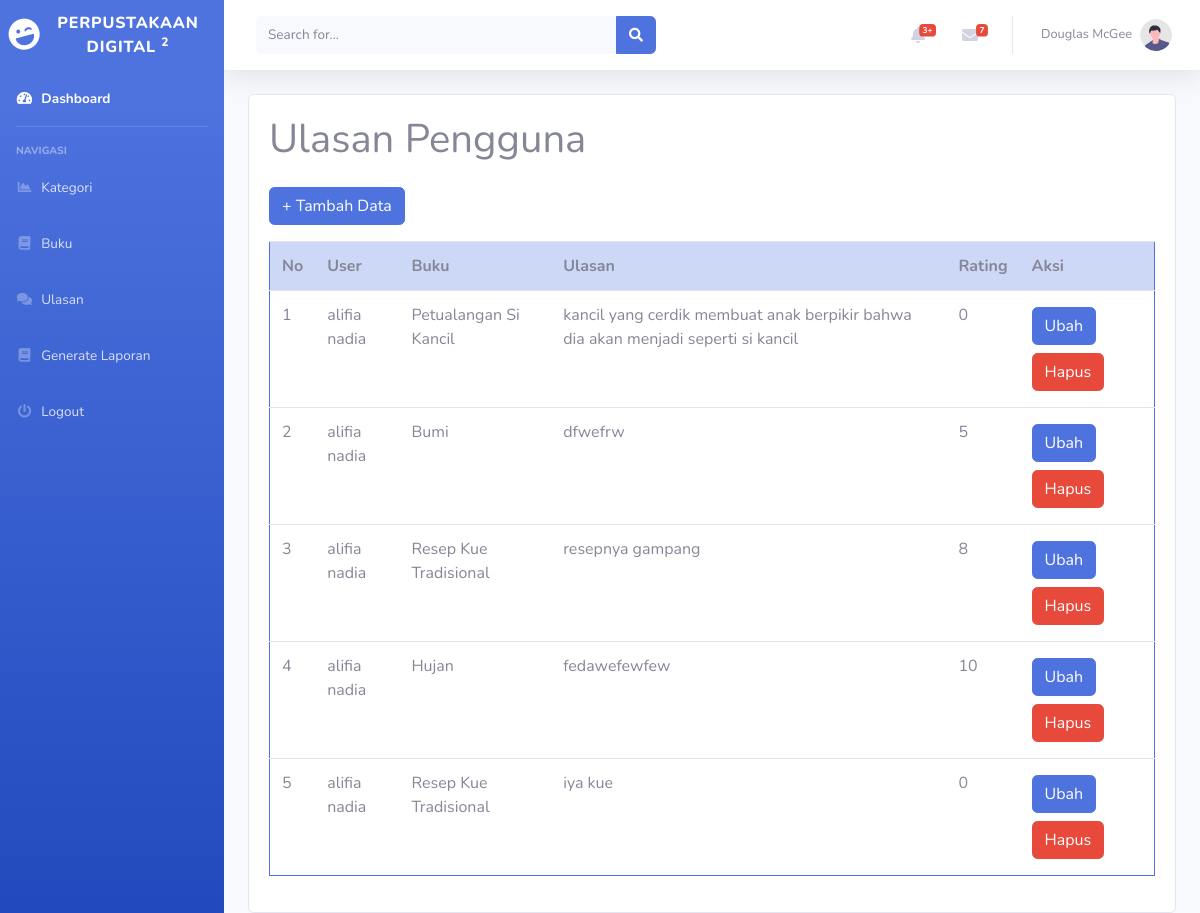
The page /main.php?page=ulasan (signed in) on the database its author committed.
### tables this page shows
CREATE TABLE `ulasan_buku` (
  `id_ulasan` int(11) NOT NULL,
  `id_user` int(11) NOT NULL,
  `id_buku` int(11) NOT NULL,
  `ulasan` text NOT NULL,
  `rating` int(11) NOT NULL
);

CREATE TABLE `user` (
  `id_user` int(11) NOT NULL,
  `role` enum('admin','petugas','peminjam') NOT NULL,
  `username` varchar(100) NOT NULL,
  `password` varchar(100) NOT NULL,
  `email` varchar(100) NOT NULL,
  `nama_lengkap` varchar(100) NOT NULL,
  `alamat` text NOT NULL
);

CREATE TABLE `buku` (
  `id_buku` int(11) NOT NULL,
  `id_kategori` int(11) NOT NULL,
  `judul` varchar(100) NOT NULL,
  `penulis` varchar(100) NOT NULL,
  `penerbit` varchar(100) NOT NULL,
  `tahun_terbit` int(11) NOT NULL,
  `deskripsi` varchar(255) NOT NULL
);

### ulasan.php (the view)
<div class="container-fluid">
    <div class="card">
        <div class="card-body">
            <h1>Ulasan Pengguna</h1>
            <div class="row">
                <div class="col-md-12">
                    <a href="?page=ulasan_tambah" class="btn btn-primary my-3">+ Tambah Data</a>
                    <table class="table table-bordered border-primary border-primarytable-striped table-hover">
                        <tr>
                            <th class="table-primary">No</th>
                            <th class="table-primary">User</th>
                            <th class="table-primary">Buku</th>
                            <th class="table-primary">Ulasan</th>
                            <th class="table-primary">Rating</th>
                            <th class="table-primary">Aksi</th>
                        </tr>
                        <?php
                            $no = 0;
                            $query = mysqli_query($conn, "SELECT * FROM ulasan_buku as ub LEFT JOIN user ON user.id_user = ub.id_user LEFT JOIN buku ON buku.id_buku = ub.id_buku");
                            while ($data = mysqli_fetch_array($query)){
                        ?>
                        <tr>
                            <td><?php echo ++$no; ?></td>
                            <td><?php echo $data['nama_lengkap'] ?></td>
                            <td><?php echo $data['judul'] ?></td>
                            <td><?php echo $data['ulasan'] ?></td>
                            <td><?php echo $data['rating'] ?></td>
                            <td>
                                <a href="?page=ulasan_ubah&&id=<?php echo $data['id_ulasan'] ?>" class="btn btn-primary my-1">Ubah</a>
                                <a href="?page=ulasan_hapus&&id=<?php echo $data['id_ulasan'] ?>" class="btn btn-danger my-1" onclick="return confirm('Yakin ingin menghapus data?');">Hapus</a>
                            </td>
                        </tr>
                        <?php } ?>
                    </table>
                </div>
            </div>
        </div>
    </div>
</div>

### rows shown on the page
ulasan_buku: id_user.nama_lengkap "alifia nadia", id_buku.judul "Petualangan Si Kancil", ulasan "kancil yang cerdik membuat anak berpikir bahwa dia akan menjadi seperti si kancil", rating "0"
ulasan_buku: id_user.nama_lengkap "alifia nadia", id_buku.judul "Bumi", ulasan "dfwefrw", rating "5"
ulasan_buku: id_user.nama_lengkap "alifia nadia", id_buku.judul "Resep Kue Tradisional", ulasan "resepnya gampang", rating "8"
ulasan_buku: id_user.nama_lengkap "alifia nadia", id_buku.judul "Hujan", ulasan "fedawefewfew", rating "10"
ulasan_buku: id_user.nama_lengkap "alifia nadia", id_buku.judul "Resep Kue Tradisional", ulasan "iya kue", rating "0"
